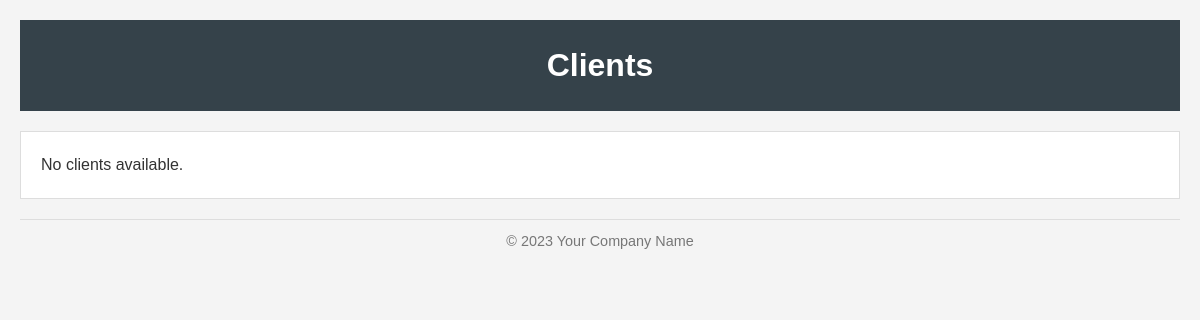
Before: / with the older database file.
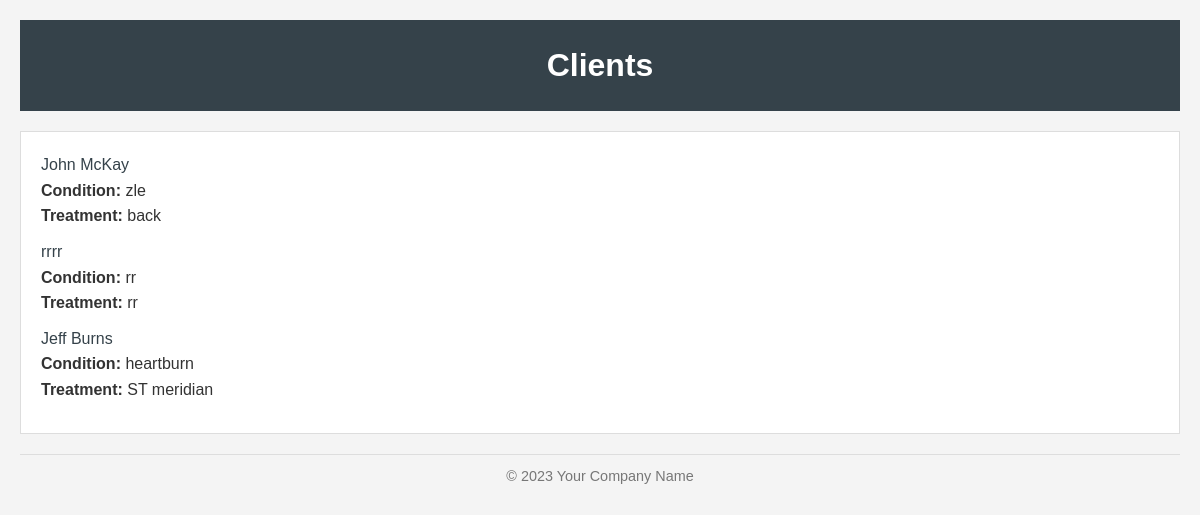
After: the same page with the newer database file.
### client/models.py (models this page shows, shortened)
class Client(models.Model):
    name = models.CharField(max_length=200)
    condition = models.TextField(help_text="Describe the client's condition")
    treatment = models.TextField(help_text="Initial treatment or notes")

### client/views.py (the view)
# urls.py: path('', views.client_list, name='client_list'),
def client_list(request):
    clients = Client.objects.all()
    return render(request, 'client/client_list.html', {'clients': clients})

### client/templates/client/client_list.html (shortened to what this page needs)
{% load static %}
<!DOCTYPE html>
<html lang="en">
<head>
  <link rel="stylesheet" href="{% static 'css/styles.css' %}">
</head>
<body>
  <header>
    <h1>Clients</h1>
  </header>
  <main>
    {% if clients %}
      <ul>
        {% for client in clients %}
          <li>
            <a href="{% url 'client_detail' client.pk %}">{{ client.name }}</a> <br>
            <strong>Condition:</strong> {{ client.condition }}<br>
            <strong>Treatment:</strong> {{ client.treatment }}
          </li>
        {% endfor %}
      </ul>
    {% else %}
      <p>No clients available.</p>
    {% endif %}
  </main>
  <footer>
    <p>&copy; {{ current_year|default:"2023" }} Your Company Name</p>
  </footer>
</body>
</html>

### client/static/css/styles.css (style rules this page uses)
* { margin: 0; padding: 0; box-sizing: border-box; }
body { font-family: Arial, sans-serif; line-height: 1.6; background-color: #f4f4f4; color: #333; padding: 20px; }
header { background: #35424a; color: #ffffff; padding: 20px 0; text-align: center; margin-bottom: 20px; }
main, section { background: #ffffff; padding: 20px; margin-bottom: 20px; border: 1px solid #dddddd; }
footer { text-align: center; font-size: 0.9em; color: #777; margin-top: 20px; padding-top: 10px; border-top: 1px solid #dddddd; }
a { color: #35424a; text-decoration: none; }
ul { list-style-type: none; margin: 0; padding: 0; }
li { margin-bottom: 10px; }

Changed rows visible on the page:
added Client: name "John McKay", condition "zle", treatment "back"
added Client: name "rrrr", condition "rr", treatment "rr"
added Client: name "Jeff Burns", condition "heartburn", treatment "ST meridian"
Other visible differences:
text no longer shown: "No clients available."
